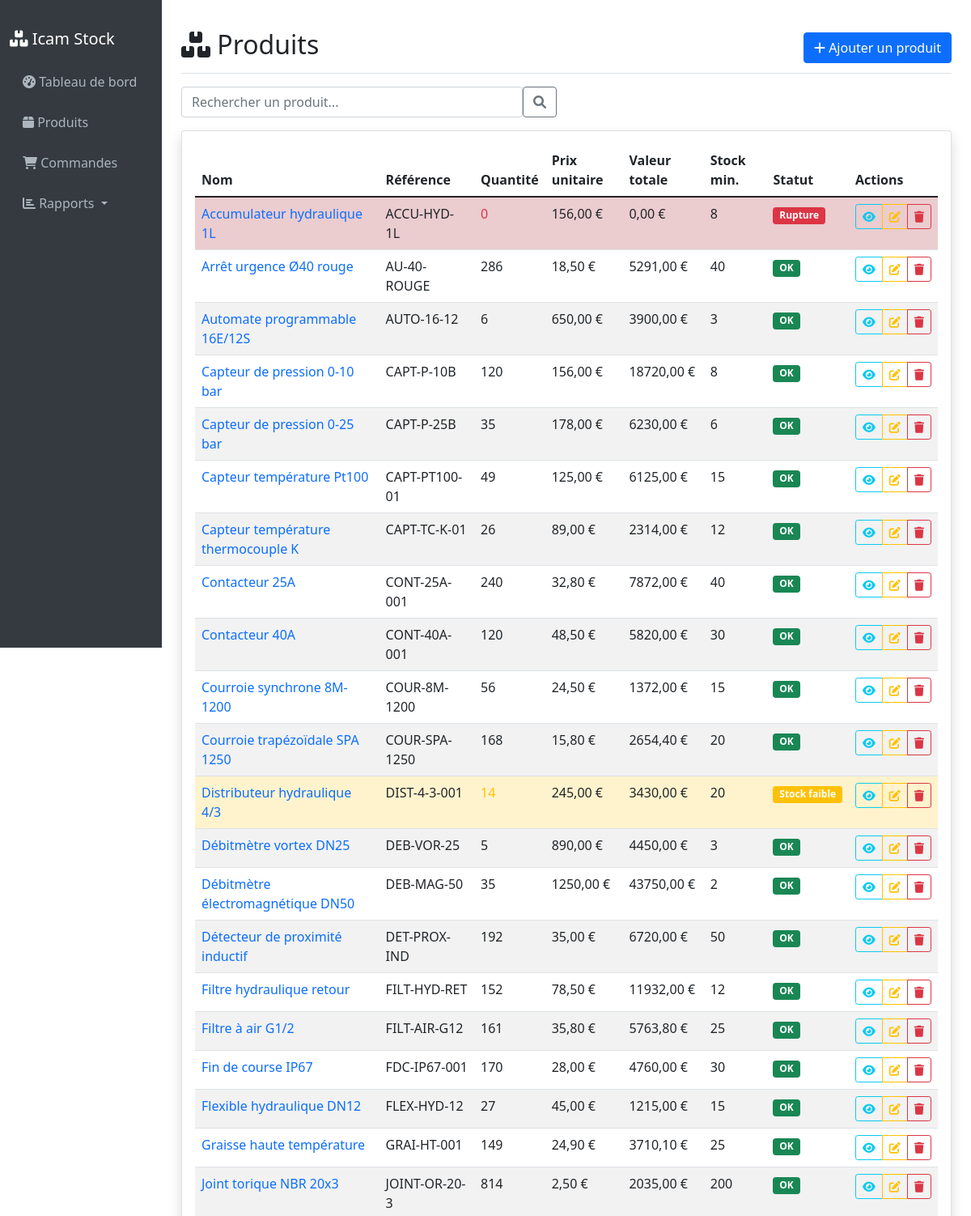
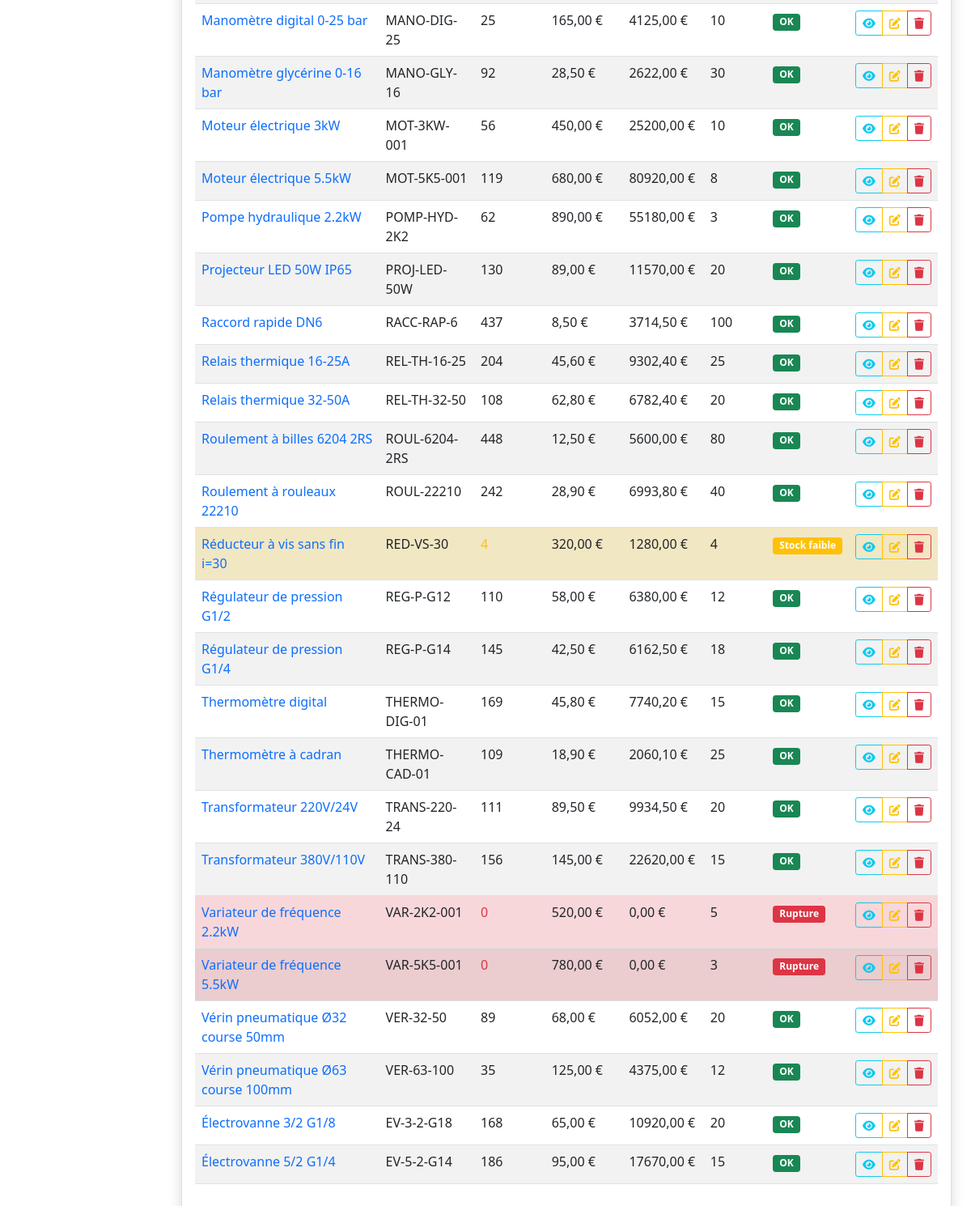
Screenshot of /products/ with the database file from the repository (2 pictures, top to bottom).
### inventory/models.py (models this page shows, shortened)
class Product(models.Model):
    name = models.CharField(max_length=255, verbose_name="Nom du produit")
    reference = models.CharField(max_length=100, unique=True, verbose_name="Référence")
    description = models.TextField(blank=True, verbose_name="Description")
    quantity = models.PositiveIntegerField(default=0, verbose_name="Quantité en stock")
    price = models.DecimalField(
        max_digits=10,
        decimal_places=2,
        validators=[MinValueValidator(Decimal('0.01'))],
        verbose_name="Prix unitaire"
    )
    min_stock_level = models.PositiveIntegerField(default=10, verbose_name="Niveau de stock minimum")
    created_at = models.DateTimeField(auto_now_add=True)
    updated_at = models.DateTimeField(auto_now=True)
    class Meta:
        verbose_name = "Produit"
        verbose_name_plural = "Produits"
        ordering = ['name']
    @property
    def is_low_stock(self):
        return self.quantity <= self.min_stock_level
    @property
    def total_value(self):
        return self.quantity * self.price

### inventory/views.py (the view)
# urls.py: path('products/', views.product_list, name='product_list'),
def product_list(request):
    products = Product.objects.all().order_by('name')
    search = request.GET.get('search')
    if search:
        products = products.filter(
            Q(name__icontains=search) |
            Q(reference__icontains=search)
        )
    context = {
        'products': products,
        'search': search,
    }
    return render(request, 'inventory/product_list.html', context)

### inventory/templates/inventory/product_list.html (shortened to what this page needs)
{% extends 'inventory/layouts/base.html' %}
{% block content %}
<div class="d-flex justify-content-between flex-wrap flex-md-nowrap align-items-center pt-3 pb-2 mb-3 border-bottom">
    <h1 class="h2"><i class="fas fa-boxes"></i> Produits</h1>
    <div class="btn-toolbar mb-2 mb-md-0">
        <a href="{% url 'product_create' %}" class="btn btn-primary">
            <i class="fas fa-plus"></i> Ajouter un produit
        </a>
    </div>
</div>
<div class="row mb-3">
    <div class="col-md-6">
        <form method="get" class="d-flex">
            <input type="text" name="search" class="form-control" placeholder="Rechercher un produit..." value="{{ search|default:'' }}">
            <button class="btn btn-outline-secondary" type="submit">
                <i class="fas fa-search"></i>
            </button>
        </form>
    </div>
</div>
<div class="card shadow">
    <div class="card-body">
        {% if products %}
            <div class="table-responsive">
                <table class="table table-striped">
                    <thead>
                        <tr>
                            <th>Nom</th>
                            <th>Référence</th>
                            <th>Quantité</th>
                            <th>Prix unitaire</th>
                            <th>Valeur totale</th>
                            <th>Stock min.</th>
                            <th>Statut</th>
                            <th>Actions</th>
                        </tr>
                    </thead>
                    <tbody>
                        {% for product in products %}
                        <tr class="{% if product.quantity == 0 %}out-of-stock{% elif product.is_low_stock %}low-stock{% endif %}">
                            <td>
                                <a href="{% url 'product_detail' product.pk %}" class="text-decoration-none">
                                    {{ product.name }}
                                </a>
                            </td>
                            <td>{{ product.reference }}</td>
                            <td>
                                <span class="{% if product.quantity == 0 %}text-danger{% elif product.is_low_stock %}text-warning{% endif %}">
                                    {{ product.quantity }}
                                </span>
                            </td>
                            <td>{{ product.price|floatformat:2 }} €</td>
                            <td>{{ product.total_value|floatformat:2 }} €</td>
                            <td>{{ product.min_stock_level }}</td>
                            <td>
                                {% if product.quantity == 0 %}
                                    <span class="badge bg-danger">Rupture</span>
                                {% elif product.is_low_stock %}
                                    <span class="badge bg-warning">Stock faible</span>
                                {% else %}
                                    <span class="badge bg-success">OK</span>
                                {% endif %}
                            </td>
                            <td>
                                <div class="btn-group btn-group-sm" role="group">
                                    <a href="{% url 'product_detail' product.pk %}" class="btn btn-outline-info">
                                        <i class="fas fa-eye"></i>
                                    </a>
                                    <a href="{% url 'product_update' product.pk %}" class="btn btn-outline-warning">
                                        <i class="fas fa-edit"></i>
                                    </a>
                                    <a href="{% url 'product_delete' product.pk %}" class="btn btn-outline-danger">
                                        <i class="fas fa-trash"></i>
                                    </a>
                                </div>
                            </td>
                        </tr>
                        {% endfor %}
                    </tbody>
                </table>
            </div>
        {% endif %}
    </div>
</div>
{% endblock %}

### inventory/static/inventory/css/main.css (style rules this page uses)
.low-stock { background-color: #fff3cd; }
.out-of-stock { background-color: #f8d7da; }

### rows the page displays
Product: name "Accumulateur hydraulique 1L", reference "ACCU-HYD-1L", quantity "0", price "156,00", total_value "0,00", min_stock_level "8", shows "Rupture"
Product: name "Arrêt urgence Ø40 rouge", reference "AU-40-ROUGE", quantity "286", price "18,50", total_value "5291,00", min_stock_level "40", shows "OK"
Product: name "Automate programmable 16E/12S", reference "AUTO-16-12", quantity "6", price "650,00", total_value "3900,00", min_stock_level "3", shows "OK"
Product: name "Capteur de pression 0-10 bar", reference "CAPT-P-10B", quantity "120", price "156,00", total_value "18720,00", min_stock_level "8", shows "OK"
Product: name "Capteur de pression 0-25 bar", reference "CAPT-P-25B", quantity "35", price "178,00", total_value "6230,00", min_stock_level "6", shows "OK"
Product: name "Capteur température Pt100", reference "CAPT-PT100-01", quantity "49", price "125,00", total_value "6125,00", min_stock_level "15", shows "OK"
Product: name "Capteur température thermocouple K", reference "CAPT-TC-K-01", quantity "26", price "89,00", total_value "2314,00", min_stock_level "12", shows "OK"
Product: name "Contacteur 25A", reference "CONT-25A-001", quantity "240", price "32,80", total_value "7872,00", min_stock_level "40", shows "OK"
Product: name "Contacteur 40A", reference "CONT-40A-001", quantity "120", price "48,50", total_value "5820,00", min_stock_level "30", shows "OK"
Product: name "Courroie synchrone 8M-1200", reference "COUR-8M-1200", quantity "56", price "24,50", total_value "1372,00", min_stock_level "15", shows "OK"
Product: name "Courroie trapézoïdale SPA 1250", reference "COUR-SPA-1250", quantity "168", price "15,80", total_value "2654,40", min_stock_level "20", shows "OK"
Product: name "Distributeur hydraulique 4/3", reference "DIST-4-3-001", quantity "14", price "245,00", total_value "3430,00", min_stock_level "20", shows "Stock faible"
Product: name "Débitmètre vortex DN25", reference "DEB-VOR-25", quantity "5", price "890,00", total_value "4450,00", min_stock_level "3", shows "OK"
Product: name "Débitmètre électromagnétique DN50", reference "DEB-MAG-50", quantity "35", price "1250,00", total_value "43750,00", min_stock_level "2", shows "OK"
Product: name "Détecteur de proximité inductif", reference "DET-PROX-IND", quantity "192", price "35,00", total_value "6720,00", min_stock_level "50", shows "OK"
Product: name "Filtre hydraulique retour", reference "FILT-HYD-RET", quantity "152", price "78,50", total_value "11932,00", min_stock_level "12", shows "OK"
Product: name "Filtre à air G1/2", reference "FILT-AIR-G12", quantity "161", price "35,80", total_value "5763,80", min_stock_level "25", shows "OK"
Product: name "Fin de course IP67", reference "FDC-IP67-001", quantity "170", price "28,00", total_value "4760,00", min_stock_level "30", shows "OK"
Product: name "Flexible hydraulique DN12", reference "FLEX-HYD-12", quantity "27", price "45,00", total_value "1215,00", min_stock_level "15", shows "OK"
Product: name "Graisse haute température", reference "GRAI-HT-001", quantity "149", price "24,90", total_value "3710,10", min_stock_level "25", shows "OK"
Product: name "Joint torique NBR 20x3", reference "JOINT-OR-20-3", quantity "814", price "2,50", total_value "2035,00", min_stock_level "200", shows "OK"
Product: name "Manomètre digital 0-25 bar", reference "MANO-DIG-25", quantity "25", price "165,00", total_value "4125,00", min_stock_level "10", shows "OK"
Product: name "Manomètre glycérine 0-16 bar", reference "MANO-GLY-16", quantity "92", price "28,50", total_value "2622,00", min_stock_level "30", shows "OK"
Product: name "Moteur électrique 3kW", reference "MOT-3KW-001", quantity "56", price "450,00", total_value "25200,00", min_stock_level "10", shows "OK"
Product: name "Moteur électrique 5.5kW", reference "MOT-5K5-001", quantity "119", price "680,00", total_value "80920,00", min_stock_level "8", shows "OK"
Product: name "Pompe hydraulique 2.2kW", reference "POMP-HYD-2K2", quantity "62", price "890,00", total_value "55180,00", min_stock_level "3", shows "OK"
Product: name "Projecteur LED 50W IP65", reference "PROJ-LED-50W", quantity "130", price "89,00", total_value "11570,00", min_stock_level "20", shows "OK"
Product: name "Raccord rapide DN6", reference "RACC-RAP-6", quantity "437", price "8,50", total_value "3714,50", min_stock_level "100", shows "OK"
Product: name "Relais thermique 16-25A", reference "REL-TH-16-25", quantity "204", price "45,60", total_value "9302,40", min_stock_level "25", shows "OK"
Product: name "Relais thermique 32-50A", reference "REL-TH-32-50", quantity "108", price "62,80", total_value "6782,40", min_stock_level "20", shows "OK"
Product: name "Roulement à billes 6204 2RS", reference "ROUL-6204-2RS", quantity "448", price "12,50", total_value "5600,00", min_stock_level "80", shows "OK"
Product: name "Roulement à rouleaux 22210", reference "ROUL-22210", quantity "242", price "28,90", total_value "6993,80", min_stock_level "40", shows "OK"
Product: name "Réducteur à vis sans fin i=30", reference "RED-VS-30", quantity "4", price "320,00", total_value "1280,00", min_stock_level "4", shows "Stock faible"
Product: name "Régulateur de pression G1/2", reference "REG-P-G12", quantity "110", price "58,00", total_value "6380,00", min_stock_level "12", shows "OK"
Product: name "Régulateur de pression G1/4", reference "REG-P-G14", quantity "145", price "42,50", total_value "6162,50", min_stock_level "18", shows "OK"
Product: name "Thermomètre digital", reference "THERMO-DIG-01", quantity "169", price "45,80", total_value "7740,20", min_stock_level "15", shows "OK"
Product: name "Thermomètre à cadran", reference "THERMO-CAD-01", quantity "109", price "18,90", total_value "2060,10", min_stock_level "25", shows "OK"
Product: name "Transformateur 220V/24V", reference "TRANS-220-24", quantity "111", price "89,50", total_value "9934,50", min_stock_level "20", shows "OK"
Product: name "Transformateur 380V/110V", reference "TRANS-380-110", quantity "156", price "145,00", total_value "22620,00", min_stock_level "15", shows "OK"
Product: name "Variateur de fréquence 2.2kW", reference "VAR-2K2-001", quantity "0", price "520,00", total_value "0,00", min_stock_level "5", shows "Rupture"
Product: name "Variateur de fréquence 5.5kW", reference "VAR-5K5-001", quantity "0", price "780,00", total_value "0,00", min_stock_level "3", shows "Rupture"
Product: name "Vérin pneumatique Ø32 course 50mm", reference "VER-32-50", quantity "89", price "68,00", total_value "6052,00", min_stock_level "20", shows "OK"
Product: name "Vérin pneumatique Ø63 course 100mm", reference "VER-63-100", quantity "35", price "125,00", total_value "4375,00", min_stock_level "12", shows "OK"
Product: name "Électrovanne 3/2 G1/8", reference "EV-3-2-G18", quantity "168", price "65,00", total_value "10920,00", min_stock_level "20", shows "OK"
Product: name "Électrovanne 5/2 G1/4", reference "EV-5-2-G14", quantity "186", price "95,00", total_value "17670,00", min_stock_level "15", shows "OK"
